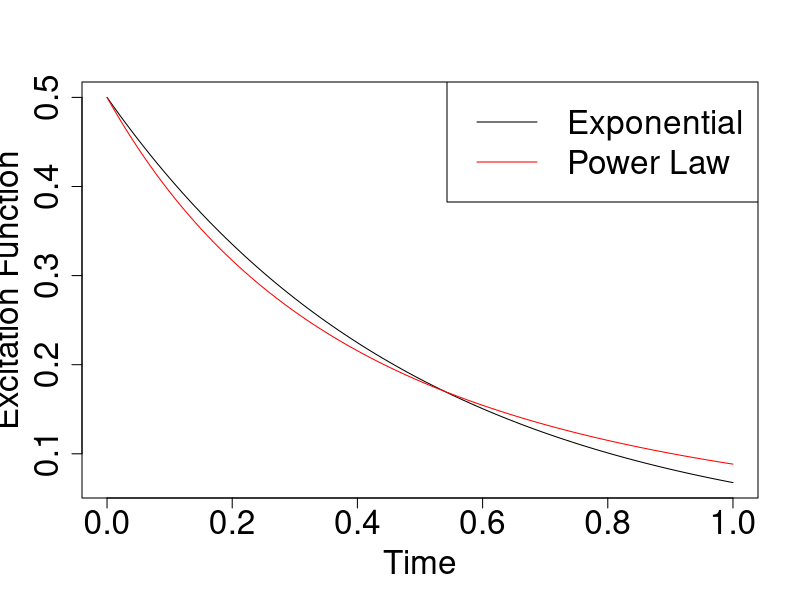

The R source for this figure:
#Excitation Functions
alpha = 0.5
beta = 2
u=seq(0,1,0.01)
exp_k = alpha*exp(-beta*u)
plot(u, exp_k, type='l', xlab = "Time", cex.lab=2, cex.axis=2, ylab="Excitation Function")
p=2.5
c=1
k=0.5
pow_k = (k)/(u+c)^(p) 
lines(u, pow_k, type='l',col="red")
legend("topright", c("Exponential", "Power Law"), col=c("black", "red"),  lty=c(1,1), cex=2)


